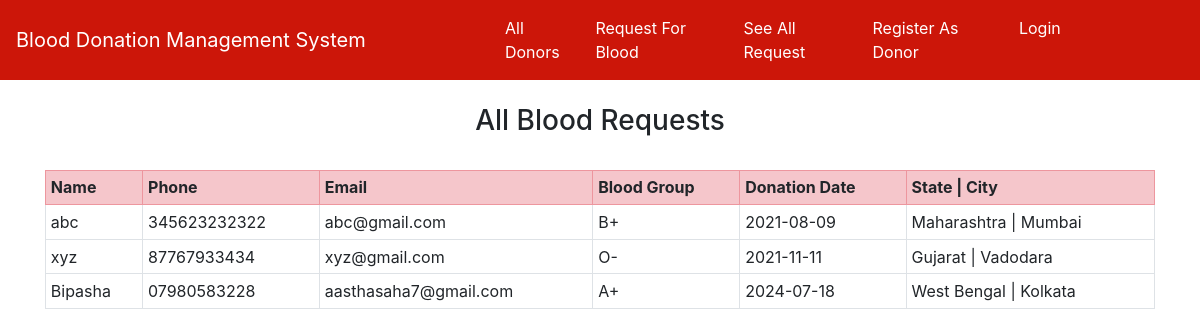
The app's page /see_all_request/ with its own data.
### home/models.py (models this page shows, shortened)
class RequestBlood(models.Model):
    name = models.CharField(max_length=100)
    email = models.EmailField()
    phone = models.CharField(max_length=20)
    state = models.CharField(max_length=200, blank=True)
    city = models.CharField(max_length=300, blank=True)
    address = models.CharField(max_length=500, blank=True)
    blood_group = models.ForeignKey(BloodGroup, on_delete=models.CASCADE)
    date = models.CharField(max_length=100, blank=True)

class BloodGroup(models.Model):
    name = models.CharField(max_length=5)
    def __str__(self):
        return self.name

### home/views.py (the view)
# urls.py: path("see_all_request/", views.see_all_request, name="see_all_request"),
def see_all_request(request):
    requests = RequestBlood.objects.all()
    return render(request, "see_all_request.html", {'requests':requests})

### home/templates/see_all_request.html (shortened to what this page needs)
{% extends 'base.html' %}
{% block body %}
<div class="container">
{% if requests %}
<h3 class="text-center">All Blood Requests</h3>
<br>
<table class="table table-sm table-bordered">
  <tr class="table-danger">
    <th>Name</th>
    <th>Phone</th>
    <th>Email</th>
    <th>Blood Group</th>
    <th>Donation Date</th>
    <th>State | City</th>
  </tr>
  {% for i in requests %}
    <tr>
      <td>{{i.name}}</td>
      <td>{{i.phone}}</td>
      <td>{{i.email}}</td>
      <td>{{i.blood_group}}</td>
      <td>{{i.date}}</td>
      <td>{{i.state}} | {{i.city}}</td>
    </tr>
  {% endfor %}
</table>
{% else %}
<h2>No Blood Request Available</h2>
{% endif %}
</div>
{% endblock %}

### records on screen
RequestBlood: name "abc", phone "345623232322", email "abc@gmail.com", blood_group "B+", date "2021-08-09", state "Maharashtra", city "Mumbai"
RequestBlood: name "xyz", phone "87767933434", email "xyz@gmail.com", blood_group "O-", date "2021-11-11", state "Gujarat", city "Vadodara"
RequestBlood: name "Bipasha", phone "07980583228", email "aasthasaha7@gmail.com", blood_group "A+", date "2024-07-18", state "West Bengal", city "Kolkata"
